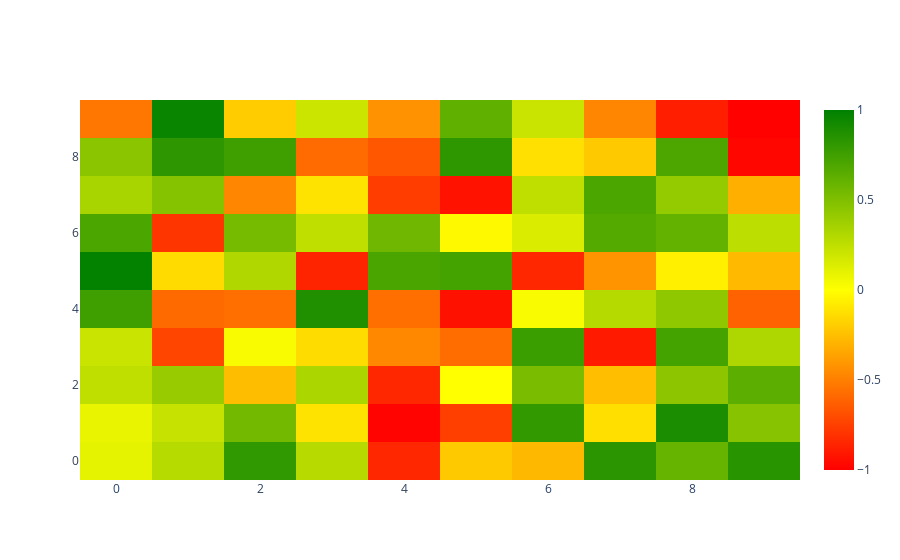

This figure's notebook cell:
### Code cell
import plotly.graph_objects as go
import numpy as np

# Generate some data
z = np.random.uniform(-1, 1, (10, 10))

# Define a custom colorscale
custom_colorscale = [
    [0.0, 'red'],       # Red at -1
    [0.5, 'yellow'],     # Yellow at 0
    [1.0, 'green']        # Green at 1
]

# Create the heatmap
fig = go.Figure(data=go.Heatmap(
    z=z,
    zmin=-1,
    zmax=1,
    colorscale=custom_colorscale
))

# Show the plot
fig.show()

### Figure 1 — Plotly figure (JSON) as saved in the notebook; plotly's stock layout.template omitted (floating-point values rounded to 4 significant figures)
{"data": [{"colorscale": [[0, "red"], [0.5, "yellow"], [1, "green"]], "type": "heatmap", "z": [[0.1004, 0.2863, 0.8116, 0.2826, -0.8462, -0.2126, -0.2789, 0.8355, 0.6002, 0.8464], [0.08485, 0.2266, 0.5474, -0.1102, -0.9861, -0.753, 0.8019, -0.1251, 0.8979, 0.47], [0.2496, 0.4019, -0.2579, 0.326, -0.8477, -0.0005181, 0.5268, -0.2519, 0.4462, 0.64], [0.2131, -0.7278, 0.02439, -0.137, -0.4654, -0.5715, 0.7714, -0.8994, 0.7276, 0.3196], [0.7543, -0.5848, -0.5639, 0.8747, -0.5646, -0.9346, 0.02307, 0.2889, 0.4334, -0.6138], [0.9865, -0.1419, 0.3093, -0.8599, 0.7053, 0.728, -0.8463, -0.4209, -0.05718, -0.2719], [0.7021, -0.794, 0.537, 0.2498, 0.5644, -0.02189, 0.1459, 0.6674, 0.6099, 0.2612], [0.3401, 0.4781, -0.473, -0.11, -0.7605, -0.9286, 0.2527, 0.7005, 0.4207, -0.3152], [0.4567, 0.823, 0.7543, -0.5794, -0.6623, 0.8209, -0.1223, -0.2099, 0.6984, -0.9767], [-0.539, 0.9596, -0.1998, 0.2054, -0.4276, 0.6247, 0.2141, -0.4726, -0.8841, -0.9928]], "zmax": 1, "zmin": -1}], "layout": {"autosize": true, "xaxis": {"autorange": true, "range": [-0.5, 9.5]}, "yaxis": {"autorange": true, "range": [-0.5, 9.5]}}}
